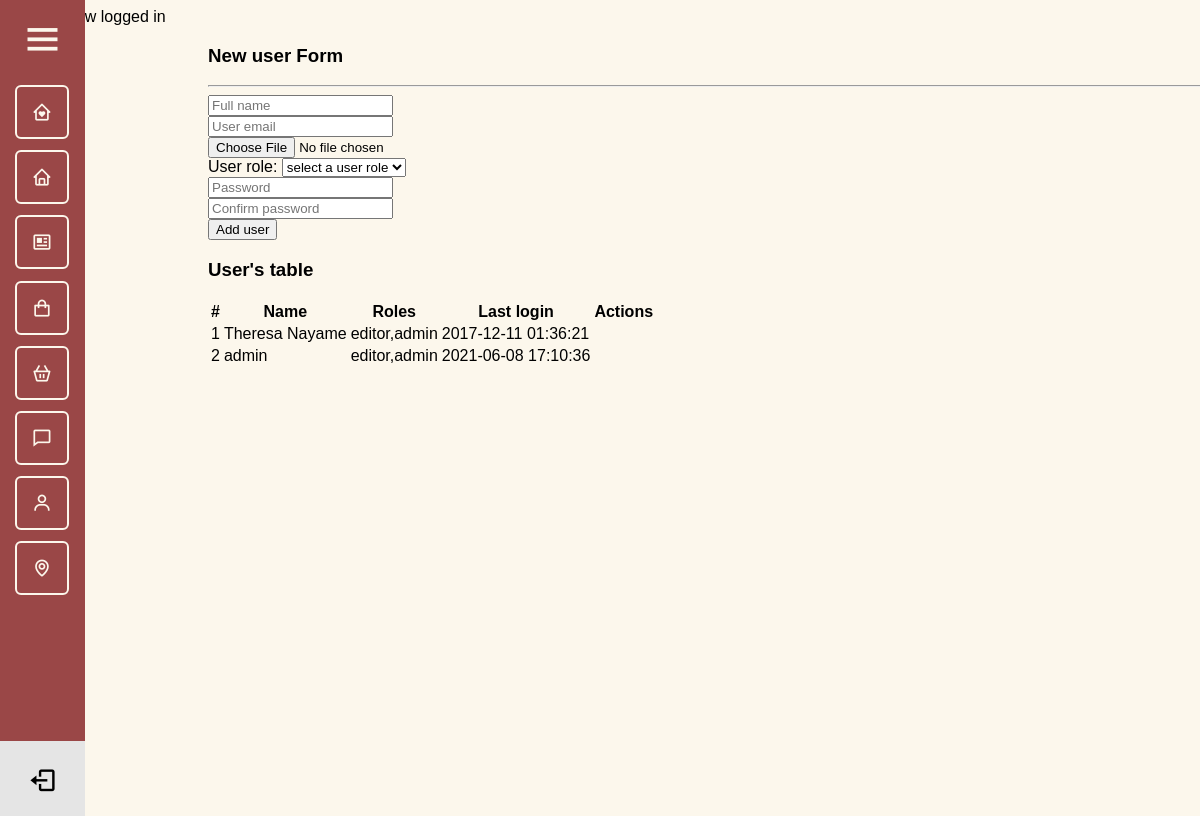
Page /admin/users.php (signed in) on the earlier database version.
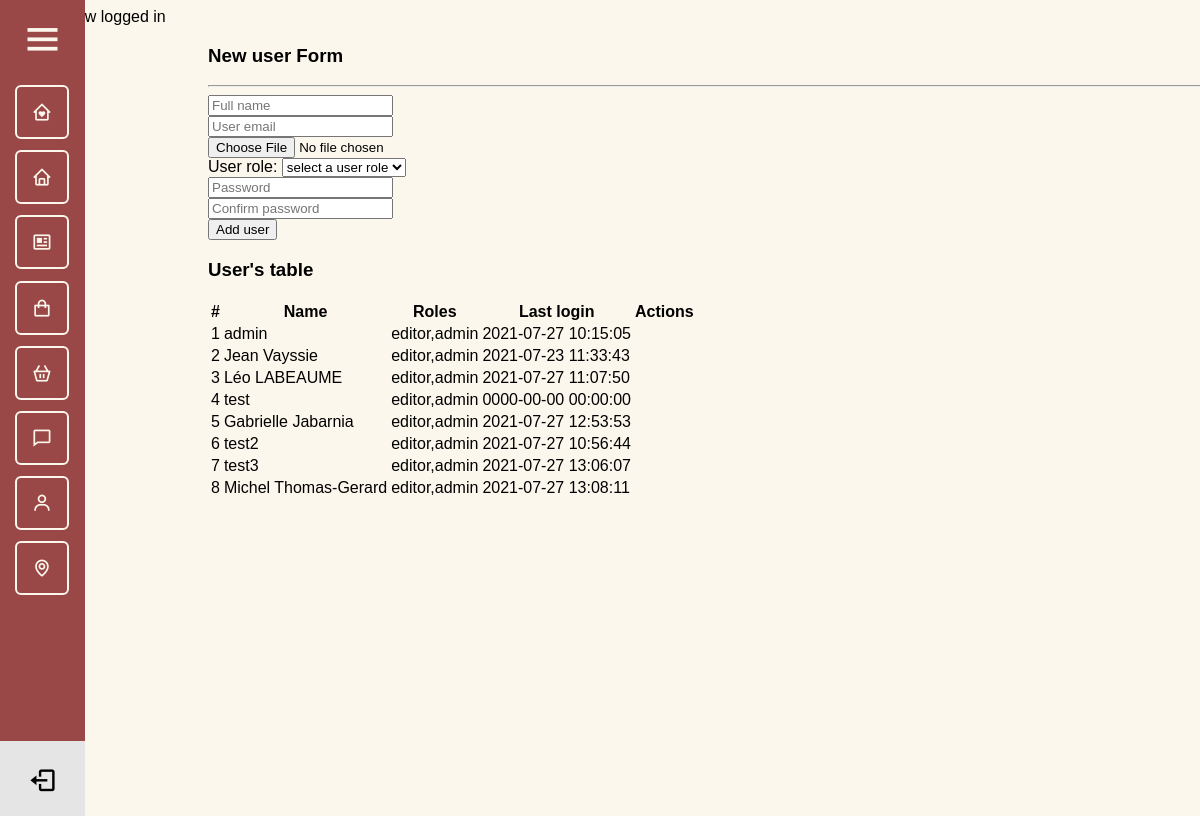
Same page on the later database version.
### tables this page shows
CREATE TABLE `users` (
  `id` int(11) NOT NULL,
  `full_name` varchar(255) NOT NULL,
  `email` varchar(255) NOT NULL,
  `password` varchar(80) NOT NULL,
  `join_date` datetime NOT NULL DEFAULT CURRENT_TIMESTAMP,
  `last_login` datetime NOT NULL DEFAULT CURRENT_TIMESTAMP,
  `permissions` varchar(255) NOT NULL,
  `photo` text NOT NULL
);

### helpers/helpers.php (called while the page is built, shortened)
<?php
function permission($permission = 'admin'){
  global $user_info;
  $permissions = explode(',', $user_info['permissions']);
  if(in_array($permission, $permissions,true)) {
    return true;
  }
    return false;
}
 ?>

### admin/users.php (the view, shortened to what this page needs)
<?php
require_once $_SERVER['DOCUMENT_ROOT'] . '/core/core.php';
require_once('../helpers/helpers.php');
include 'includes/header.php';
include 'includes/navigation.php';
$sql = "SELECT * FROM users";
$result = $db->query($sql);
$row_count = 1;
@$fullname = $_POST['fullname'];
@$email = $_POST['email'];
?>
<div class="w3-container w3-main" style="margin-left:200px">
    <div class="row">
        <div class="col-md-6">
            <h3 class="">New user Form</h3>
            <hr>
            <form action="users.php" method="POST" class="form" id="add_user" enctype='multipart/form-data'>
                <div class="col-sm-6">
                    <div class="form-group">
                        <input type="text" value="<?= (isset($_GET['edit'])) ? '' . $edit['full_name'] . '' : '' . $fullname . ''; ?>" name="fullname" placeholder="Full name">
                    </div>
                </div>
                <div class="col-sm-6">
                    <div class="form-group">
                        <input type="email" value="<?= (isset($_GET['edit'])) ? '' . $edit['email'] . '' : '' . $email . ''; ?>" name="email" placeholder="User email">
                    </div>
                </div>
                <div class="col-sm-6">
                    <div class="form-group">
                        <input type="file" name="file" id="file">
                    </div>
                </div>
                <div class="col-sm-12">
                    <div class="form-group">
                        <label for="role">User role:</label>
                        <select id="permission" name="role">
                            <option value="" selected>select a user role</option>
                        </select>
                    </div>
                </div>
                <div>
                    <input type="password" name="password" placeholder="Password">
                </div>
                <div class="col-sm-6 form-group">
                    <input type="password" name="password2" placeholder="Confirm password">
                </div>
                <div>
                    <input type="submit" name="<?= (isset($_GET['edit'])) ? 'edit' : 'add'; ?>" value="<?= (isset($_GET['edit'])) ? 'Edit user' : 'Add user'; ?>">
                </div>
            </form>
        </div>
        <div class="col-md-6">
            <h3>User's table</h3>
            <table>
                <thead>
                    <tr>
                        <th>#</th>
                        <th>Name</th>
                        <th>Roles</th>
                        <th>Last login</th>
                        <th>Actions</th>
                    </tr>
                </thead>
                <tbody>
                    <?php while ($rows = mysqli_fetch_assoc($result)) : ?>
                        <tr>
                            <td><?= $row_count++; ?></td>
                            <td><?= $rows['full_name']; ?></td>
                            <td><?= $rows['permissions']; ?></td>
                            <td><?= $rows['last_login']; ?></td>
                            <td>
                            </td>
                        </tr>
                    <?php endwhile; ?>
                </tbody>
            </table>
        </div>
    </div>
</div>

### core/core.php (shortened to what this page needs)
<?php
$db = new mysqli('localhost','root','root','hotel_db');
if(isset($_SESSION['casf_user'])){
  $userID = $_SESSION['casf_user'];
  $sql= $db->query("SELECT * FROM users WHERE id = '$userID' ");
  $user_info = mysqli_fetch_assoc($sql);
  $fn= explode(' ',$user_info['full_name']);
  @$user_info['first'] = $fn[0];
  @$user_info['last'] = $fn[1];
}
 if(isset($_SESSION['logged_in'])){
    echo '<div>'.$_SESSION['logged_in'].'</div> ';
}
?>

### admin/includes/header.php (shortened to what this page needs)
<!DOCTYPE html>
<html lang="fr">
<head>
    <link href='https://unpkg.com/boxicons@2.0.8/css/boxicons.min.css' rel='stylesheet'>
    <link rel="stylesheet" href="./css/style.css">
</head>
<body>

### admin/includes/navigation.php (shortened to what this page needs)
  <div class="sidebar">
    <div class="logo_content">
      <i class='bx bx-menu' id="btn"></i>
    </div>
    <ul class="nav_list">
      <li>
        <a href="reservations.php">
          <i class='bx bx-home-heart'></i>
        </a>
      </li>
      <li>
        <a href="rooms.php">
          <i class='bx bx-home'></i>
        </a>
      </li>
      <li>
        <a href="tours.php">
        <i class='bx bx-news' ></i>
        </a>
      </li>
      <li>
        <a href="">
          <i class='bx bx-shopping-bag'></i>
        </a>
      </li>
      <li>
        <a href="">
          <i class='bx bx-basket'></i>
        </a>
      </li>
      <li>
        <a href="comments.php">
          <i class='bx bx-comment'></i>
        </a>
      </li>
      <li>
        <a href="users.php">
          <i class='bx bx-user'></i>
        </a>
      </li>
      <li>
        <a href="../index.php">
        <i class='bx bx-map' ></i>
        </a>
      </li>
    </ul>
    <?php if (permission()) : ?>
      <div class="profile_content">
        <div class="profile">
          <a href="logout.php">
              <i class='bx bx-log-out' id="log_out"></i>
            </a>
        </div>
      </div>
    <?php endif ?>
  </div>
</body>
</html>

### admin/css/style.css (style rules this page uses)
body { position: relative; min-height: 100vh; width: 100%; background-color: #FCF7EC; font-family: sans-serif; overflow-x: hidden; }
.sidebar { position: fixed; top: 0; left: 0; height: 100%; width: 55px; background: #9A4747; padding: 15px 15px; transition: all 0.5s ease; }
.sidebar #btn { position: absolute; color: #FCF7EC; left: 50%; top: 15px; font-size: 45px; height: 50px; width: 50px; text-align: center; line-height: 50px; transform: translateX(-50%); }
.sidebar ul { margin-top: 20px; }
.nav_list { padding: 0; }
.sidebar ul li { position: relative; height: 50px; width: 90%; padding: 0; list-style: none; line-height: 50px; margin-bottom: 1.4vh; border: solid 2px #FCF7EC; border-radius: 6px; }
.sidebar ul li a { color: #FCF7EC; display: flex; align-items: center; text-decoration: none; border-radius: 6px; white-space: nowrap; }
.sidebar ul li i { height: 50px; min-width: 50px; border-radius: 6px; line-height: 50px; text-align: center; font-size: 1.7vw; }
.sidebar .profile_content { position: absolute; color: #FCF7EC; background-color: #E5E5E5; bottom: 15px; left: 0; width: 100%; }
.sidebar .profile_content .profile { position: relative; padding: 15px 10px; height: 60px; }
.profile #log_out { position: absolute; bottom: 25px; left: 50%; transform: translateX(-50%); min-width: 50px; line-height: 50px; font-size: 20px; border-radius: 6px; text-align: center; font-size: 29px; color: black; }

Differences in the rows shown:
removed users: full_name "Theresa Nayame", permissions "editor,admin", last_login "2017-12-11 01:36:21"
changed users "admin": last_login "2021-06-08 17:10:36" → "2021-07-27 10:15:05"
added users: full_name "Jean Vayssie", permissions "editor,admin", last_login "2021-07-23 11:33:43"
added users: full_name "Léo LABEAUME", permissions "editor,admin", last_login "2021-07-27 11:07:50"
added users: full_name "test", permissions "editor,admin", last_login "0000-00-00 00:00:00"
added users: full_name "Gabrielle Jabarnia", permissions "editor,admin", last_login "2021-07-27 12:53:53"
added users: full_name "test2", permissions "editor,admin", last_login "2021-07-27 10:56:44"
added users: full_name "test3", permissions "editor,admin", last_login "2021-07-27 13:06:07"
added users: full_name "Michel Thomas-Gerard", permissions "editor,admin", last_login "2021-07-27 13:08:11"
